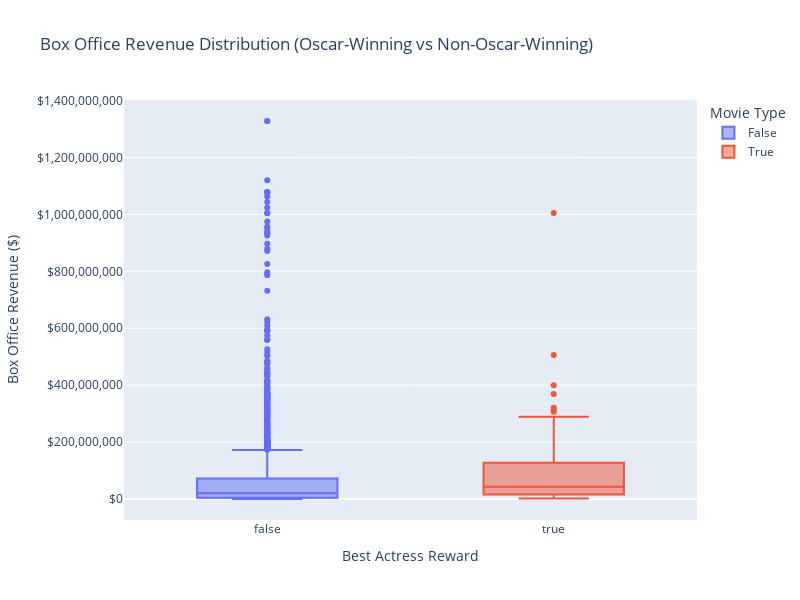

The cell this chart's notebook holds for it:
### Code cell
# Prepare data for box office revenue comparison
box_office_data = oscar_act_movies_all[['Movie box office revenue', 'Best Actress Reward']].dropna()

# Create a box plot to show the distribution of box office revenue
fig = px.box(
    box_office_data,
    x='Best Actress Reward',
    y='Movie box office revenue',
    title='Box Office Revenue Distribution (Oscar-Winning vs Non-Oscar-Winning)',
    labels={'Best Actress Reward': 'Movie Type', 'Movie box office revenue': 'Box Office Revenue ($)'},
    color='Best Actress Reward'
)

# Update layout for better readability⁄
fig.update_layout(
    xaxis=dict(title='Best Actress Reward'),
    yaxis=dict(title='Box Office Revenue ($)', tickformat='$,.0f'),
    width=800,  # Adjust figure width
    height=600  # Adjust figure height
)

# Uncomment this to visualize
fig.show()

### Figure 1 — Plotly figure (JSON) as saved in the notebook; plotly's stock layout.template omitted (floating-point values rounded to 4 significant figures; data arrays with more than 128 entries replaced by an {"elided": "..."} marker saying what was removed)
{"data": [{"alignmentgroup": "True", "hovertemplate": "Movie Type=%{x}<br>Box Office Revenue ($)=%{y}<extra></extra>", "legendgroup": "False", "marker": {"color": "#636efa"}, "name": "False", "notched": false, "offsetgroup": "False", "orientation": "v", "showlegend": true, "type": "box", "x": {"elided": "2180 bool values"}, "x0": " ", "xaxis": "x", "y": {"elided": "2180 int values"}, "y0": " ", "yaxis": "y"}, {"alignmentgroup": "True", "hovertemplate": "Movie Type=%{x}<br>Box Office Revenue ($)=%{y}<extra></extra>", "legendgroup": "True", "marker": {"color": "#EF553B"}, "name": "True", "notched": false, "offsetgroup": "True", "orientation": "v", "showlegend": true, "type": "box", "x": [true, true, true, true, true, true, true, true, true, true, true, true, true, true, true, true, true, true, true, true, true, true, true, true, true, true, true, true, true, true, true, true, true, true, true, true, true, true, true, true, true, true, true, true, true, true, true, true, true, true, true, true, true, true, true, true, true, true, true, true, true, true, true, true, true, true, true, true, true, true, true, true, true, true, true, true, true, true, true, true, true, true, true, true, true, true, true, true, true, true, true, true, true, true, true, true, true, true, true, true, true, true, true, true, true], "x0": " ", "xaxis": "x", "y": [23272306, 126216940, 171627166, 6330054, 32632093, 20714400, 20714400, 156239800, 8000000, 8000000, 6000000, 146900000, 8488000, 3225000, 60000000, 313542341, 225933435, 30500000, 30500000, 62493712, 3250000, 5000000, 400000000, 59000000, 59000000, 9600000, 207515725, 50000000, 368875760, 6000000, 8125000, 159157447, 50700000, 213741459, 16153953, 42765000, 100489151, 43700000, 43700000, 320389438, 16217773, 14227969, 40157856, 289317794, 193000000, 70600000, 23650000, 30177511, 2400000, 14743391, 505702588, 154852975, 96408652, 26000000, 93974620, 34700291, 129190869, 129190869, 106260000, 40000000, 26828365, 60000000, 85313124, 1900000, 2350000, 30933743, 26657534, 42913571, 5887457, 8500000, 22000115, 22000115, 46836394, 29133000, 2900000, 82466670, 88545092, 41895491, 177200000, 1004558444, 30846306, 216763646, 25889208, 64088552, 2600000, 32801173, 76270454, 1600000, 27187653, 13383747, 33395426, 12600000, 54766923, 173013509, 50000000, 179033791, 156822020, 211608112, 306776732, 48350205, 108423489, 8878000, 3150000, 231976425, 95461682], "y0": " ", "yaxis": "y"}], "layout": {"boxmode": "overlay", "height": 600, "legend": {"title": {"text": "Movie Type"}, "tracegroupgap": 0}, "title": {"text": "Box Office Revenue Distribution (Oscar-Winning vs Non-Oscar-Winning)"}, "width": 800, "xaxis": {"anchor": "y", "categoryarray": [false, true], "categoryorder": "array", "domain": [0, 1], "title": {"text": "Best Actress Reward"}}, "yaxis": {"anchor": "x", "domain": [0, 1], "tickformat": "$,.0f", "title": {"text": "Box Office Revenue ($)"}}}}
